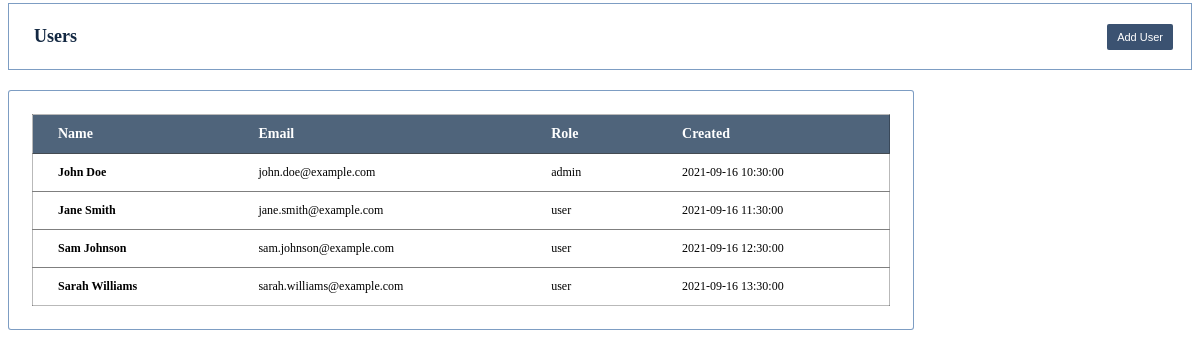
/screens/users.php, run on the app's committed database.
### tables this page shows
CREATE TABLE `users` (
  `id` int(11) NOT NULL auto_increment,
  `firstname` varchar(35) NOT NULL,
  `lastname` varchar(35) NOT NULL,
  `role` varchar(35) NOT NULL,
  `created_at` DATETIME NOT NULL,
  `password` varchar(255) NOT NULL, 
  `email` varchar(35) NOT NULL,
  PRIMARY KEY (`id`)
);

### screens/users.php (the view, shortened to what this page needs)
<?php
    include("../database/dbsetup.php");
    $sql = "SELECT * FROM users";
    $results = $conn->query($sql);
?>
<!DOCTYPE html>
<html lang="en">
<head>
    <link rel="stylesheet" href="css/users.css">
</head>
<body>
    <div id="userHead">
        <h1>Users</h1>
        <button onclick="loadScreen('newuser')"><i class="fa-solid fa-plus"></i> Add User</button>
    </div>
    <div id='userBody'>
        <table>
            <thead>
            <tr>
                <th>Name</th>
                <th>Email</th>
                <th>Role</th>
                <th>Created</th>
            </tr>
            </thead>
            <tbody>
            <?php foreach ($results as $row): ?>
                <tr>
                    <td><strong><?= $row['firstname'] ?> <?= $row['lastname'] ?></strong></td>
                    <td><?= $row['email'] ?></td>
                    <td><?= $row['role'] ?></td>
                    <td><?= $row['created_at'] ?></td>
                </tr>
            <?php endforeach; ?>
            </tbody>
        </table>
    </div>
</body>
</html>

### css/users.css (style rules this page uses)
#userHead { display: flex; align-items: center; justify-content: space-between; margin-top: -5px; padding: 10px; padding-left: 25px; border: 1.5px solid rgba(37, 90, 154, 0.591); background-color: rgba(255, 255, 255, 0.85); }
#userHead h1 { display: inline; color: rgb(19, 40, 66); font-size: 18px; }
#userHead button { background: rgb(59, 82, 113); border-radius: 2px; font-size: 11px; color: white; border: none; padding: 7px; padding-left: 10px; padding-right: 10px; margin-right: 8px; }
#userBody { align-items: center; justify-content: center; background-color: rgba(255, 255, 255, 0.85); border-radius: 3px; border: 1.5px solid rgba(37, 90, 154, 0.591); margin-top: 20px; width: 71.5vw; padding: 23px; }
#userBody table { border-collapse: collapse; border-radius: 3px; border: 1.3px solid #00000046; font-size: 12px; width: 71.5vw; }
#userBody table td { padding: 11px; padding-right: 38px; padding-left: 25px; border-top: 1.3px solid rgba(63, 63, 63, 0.663); }
#userBody table th { font-weight: bold; font-size: 14px; text-align: left; padding: 11px; padding-left: 25px; color: white; background-color: rgba(52, 77, 103, 0.868); }

### data on the page
users: firstname "John", lastname "Doe", email "john.doe@example.com", role "admin", created_at "2021-09-16 10:30:00"
users: firstname "Jane", lastname "Smith", email "jane.smith@example.com", role "user", created_at "2021-09-16 11:30:00"
users: firstname "Sam", lastname "Johnson", email "sam.johnson@example.com", role "user", created_at "2021-09-16 12:30:00"
users: firstname "Sarah", lastname "Williams", email "sarah.williams@example.com", role "user", created_at "2021-09-16 13:30:00"
